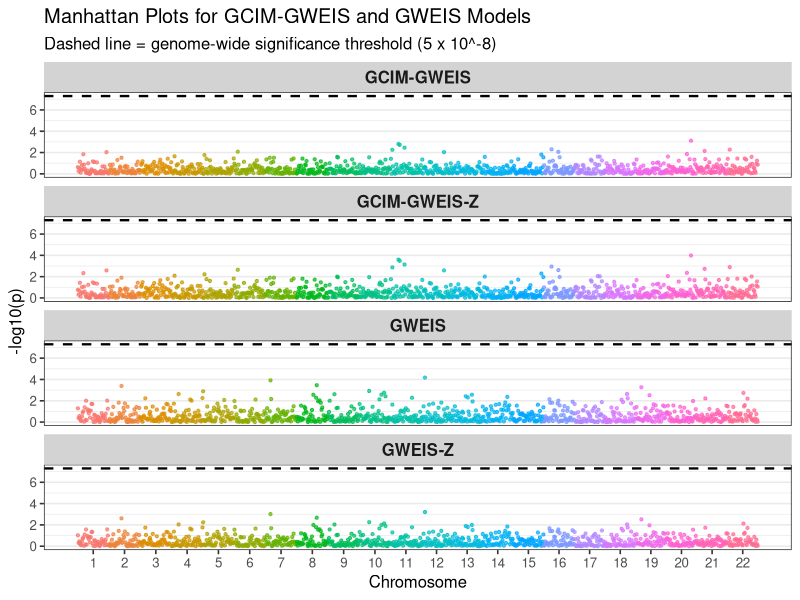

This figure's R source:
### Load libraries ###
library(ggplot2)
library(dplyr)
library(data.table)

#---- Read data ----#
gcim_adj  <- fread("trait1_out_b_gcim_gweis-z.txt")
gcim_raw  <- fread("trait1_out_b_gcim_gweis.txt")
gweis_adj <- fread("trait1_out_b_gweis-z.txt")
gweis_raw <- fread("trait1_out_b_gweis.txt")

#---- Keep only interaction test from raw PLINK outputs ----#
gcim_raw  <- gcim_raw[TEST == "ADDxPRS", ]
gweis_raw <- gweis_raw[TEST == "ADDxtrait2", ]

#---- Standardize columns across files ----#
to_uniform <- function(df, model_label, pcol) {

  # Find chromosome column name across file types
  chr_col <- dplyr::case_when(
    "#CHROM" %in% names(df) ~ "#CHROM",
    "X.CHROM" %in% names(df) ~ "X.CHROM",
    "CHROM" %in% names(df) ~ "CHROM",
    TRUE ~ NA_character_
  )

  if (is.na(chr_col)) {
    stop("No chromosome column found. Expected one of: #CHROM, X.CHROM, CHROM")
  }

  if (!("POS" %in% names(df))) stop("POS column not found.")
  if (!(pcol %in% names(df))) stop(paste0("P column '", pcol, "' not found."))

  df %>%
    mutate(
      CHR = as.character(.data[[chr_col]]),
      BP  = as.numeric(POS),
      P   = as.numeric(.data[[pcol]]),
      MODEL = model_label
    ) %>%
    select(CHR, BP, P, MODEL) %>%
    filter(!is.na(CHR), !is.na(BP), !is.na(P), is.finite(P), P > 0, P <= 1)
}

gcim_adj_u  <- to_uniform(gcim_adj,  "GCIM-GWEIS-Z", "p_value_int_adj")
gcim_raw_u  <- to_uniform(gcim_raw,  "GCIM-GWEIS",   "P")
gweis_adj_u <- to_uniform(gweis_adj, "GWEIS-Z",      "p_value_int_adj")
gweis_raw_u <- to_uniform(gweis_raw, "GWEIS",        "P")

#---- Combine all ----#
all_data <- bind_rows(gcim_adj_u, gcim_raw_u, gweis_adj_u, gweis_raw_u)

# Convert CHR to ordered factor (1:22 + X/Y if present)
chr_order <- as.character(c(1:22, "X", "Y"))
all_data$CHR <- factor(all_data$CHR, levels = chr_order)

# Drop chromosomes not in chr_order (e.g., "0", "MT", etc. if they appear)
all_data <- all_data %>% filter(!is.na(CHR))

#---- Compute cumulative BP for plotting ----#
chr_offsets <- all_data %>%
  group_by(CHR) %>%
  summarize(chr_len = max(BP, na.rm = TRUE), .groups = "drop") %>%
  arrange(CHR) %>%
  mutate(chr_start = lag(cumsum(chr_len), default = 0)) %>%
  select(CHR, chr_start)

all_data <- all_data %>%
  left_join(chr_offsets, by = "CHR") %>%
  mutate(BPcum = BP + chr_start)

axis_df <- all_data %>%
  group_by(CHR) %>%
  summarize(center = mean(BPcum, na.rm = TRUE), .groups = "drop")

#---- Plot ----#
p <- ggplot(all_data, aes(x = BPcum, y = -log10(P), color = CHR)) +
  geom_point(alpha = 0.7, size = 0.8) +
  geom_hline(yintercept = -log10(5e-8), linetype = "dashed", linewidth = 0.8) +
  scale_x_continuous(labels = axis_df$CHR, breaks = axis_df$center) +
  facet_wrap(~MODEL, ncol = 1, scales = "free_y") +
  labs(
    x = "Chromosome",
    y = "-log10(p)",
    title = "Manhattan Plots for GCIM-GWEIS and GWEIS Models",
    subtitle = "Dashed line = genome-wide significance threshold (5 x 10^-8)"
  ) +
  theme_bw(base_size = 12) +
  theme(
    legend.position = "none",
    panel.grid.major.x = element_blank(),
    panel.grid.minor.x = element_blank(),
    strip.background = element_rect(fill = "lightgray", color = NA),
    strip.text = element_text(size = 12, face = "bold")
  )

ggsave("Combined_Manhattan_trait1.png", p, width = 10, height = 12, dpi = 600)
